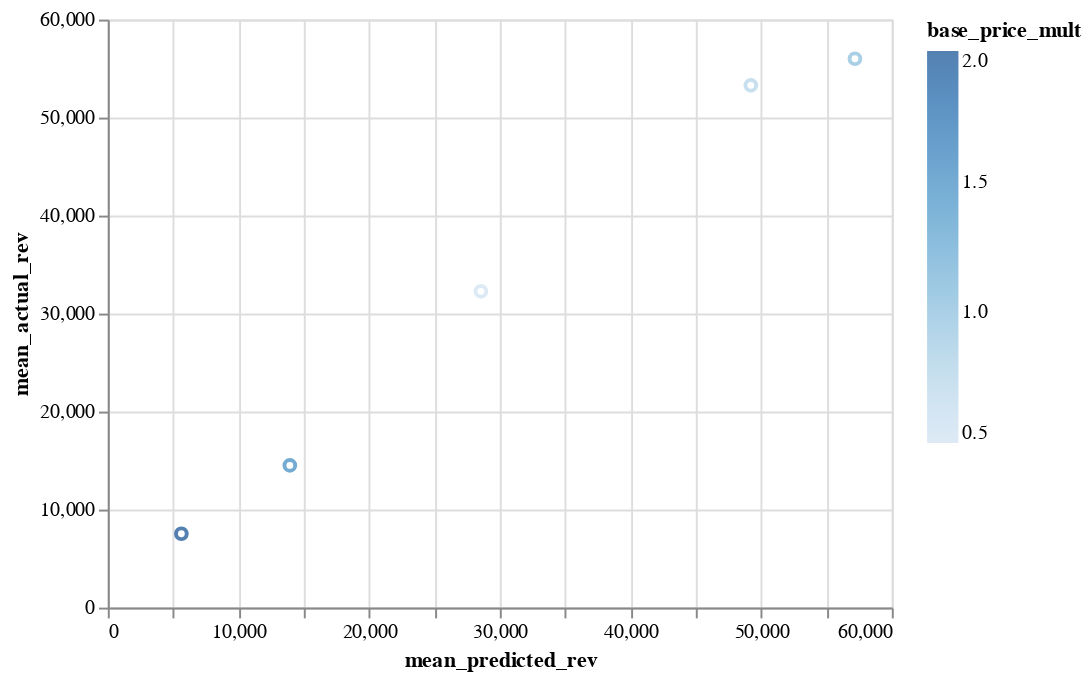

The notebook cell this image was saved under:
### Markdown cell above
# Experiment With Different Pricing Strategies

Now that we have a simulator, we could apply an arbitrary reinforcement learning algorithm to create a better pricing policy. While we use the simulator for learning, our goal is to have a pricing policy that increases profits in the real environment.

For simplicity, we start with something simpler than an arbitrary reinfrocement learning model. That is, we have a function `pricing_fn_maker` that returns the previously used pricing function by some constant. This would conceivably correct for systematic overpricing or underpricing in the original pricing function.

### Code cell
def pricing_fn_maker(baseline_price_multiplier):
    def new_price_fn(*args, **kwargs):
        return baseline_price_multiplier * simple_price_fn(*args, **kwargs)
    return new_price_fn

alternative_pricing_profits = []
alternative_pricing_scenario_details = {}

for price_mult in [0.5, 0.75, 1, 1.5, 2]:
    new_price_fn = pricing_fn_maker(price_mult)
    pred_profits, pred_data = run_env(sim_market, new_price_fn, n_times=100)
    actual_profits, actual_data = run_env(real_market, new_price_fn, n_times=100)
    alternative_pricing_profits.append((price_mult, pred_profits.mean(), actual_profits.mean()))
    alternative_pricing_scenario_details[price_mult] = {'pred': pred_data,
                                                        'actual': actual_data}

price_comparison = pd.DataFrame(alternative_pricing_profits, 
                                columns=['base_price_mult', 'mean_predicted_rev', 'mean_actual_rev'])

print(price_comparison)

alt.Chart(price_comparison).mark_point().encode(
    x='mean_predicted_rev',
    y='mean_actual_rev',
    color='base_price_mult',
    tooltip='base_price_mult')

### Figure 1 — Vega-Lite specification as saved in the notebook (floating-point values rounded to 4 significant figures)
{"$schema": "https://vega.github.io/schema/vega-lite/v2.6.0.json", "config": {"view": {"height": 300, "width": 400}}, "data": {"name": "data-bf2d1d0348c67b03d6c0a6febf4043d5"}, "datasets": {"data-bf2d1d0348c67b03d6c0a6febf4043d5": [{"base_price_mult": 0.5, "mean_actual_rev": 32270.0, "mean_predicted_rev": 28550.0}, {"base_price_mult": 0.75, "mean_actual_rev": 53290.0, "mean_predicted_rev": 49210.0}, {"base_price_mult": 1, "mean_actual_rev": 56010.0, "mean_predicted_rev": 57180.0}, {"base_price_mult": 1.5, "mean_actual_rev": 14510.0, "mean_predicted_rev": 13930.0}, {"base_price_mult": 2, "mean_actual_rev": 7537.0, "mean_predicted_rev": 5631.0}]}, "encoding": {"color": {"field": "base_price_mult", "type": "quantitative"}, "tooltip": {"field": "base_price_mult", "type": "quantitative"}, "x": {"field": "mean_predicted_rev", "type": "quantitative"}, "y": {"field": "mean_actual_rev", "type": "quantitative"}}, "mark": "point"}
